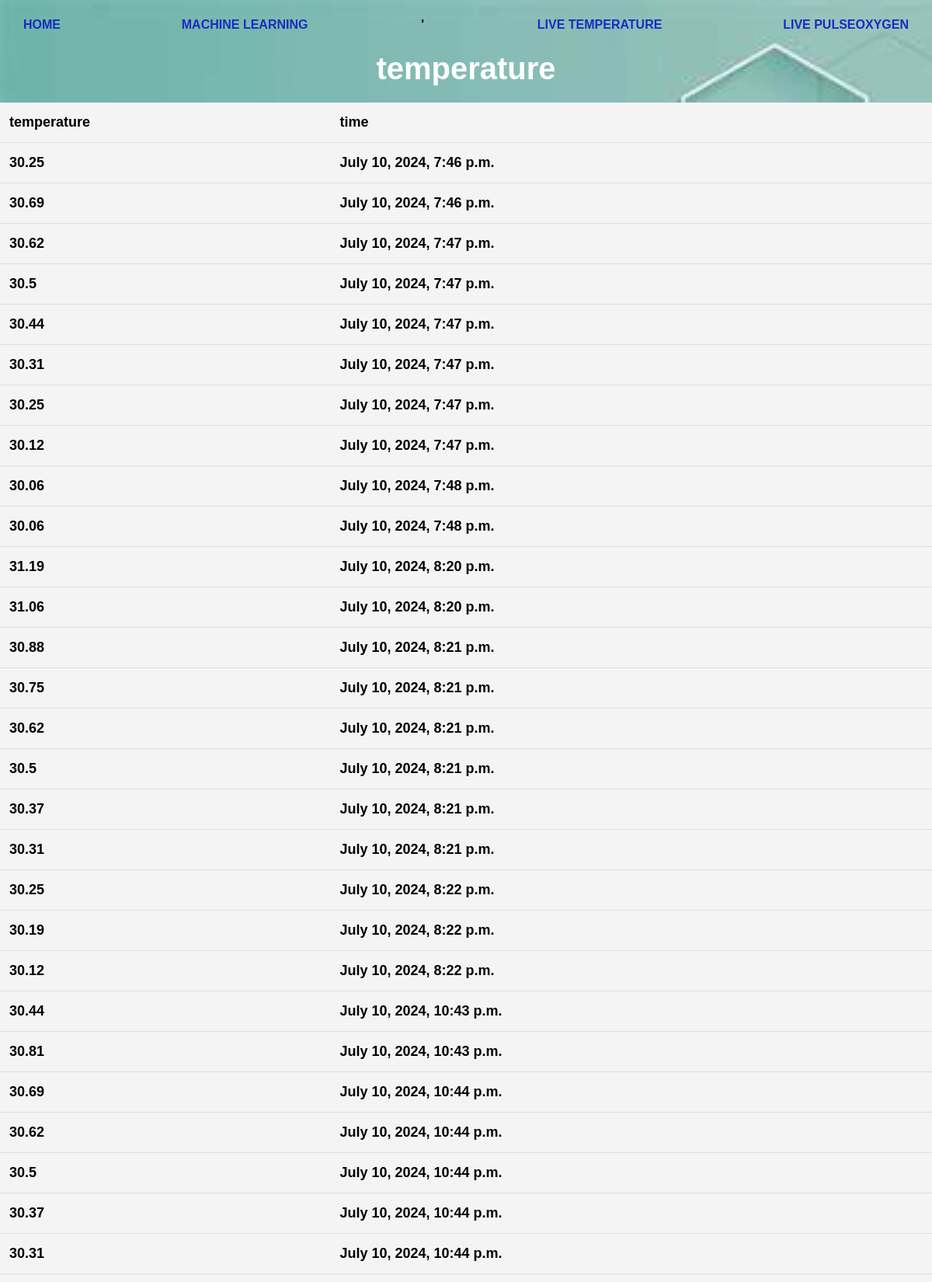
/Emergency (upper part), run on the app's committed database.
### healthApp/models.py (models this page shows, shortened)
class Temperature(models.Model):
    temperature = models.FloatField()
    timestamp = models.DateTimeField(auto_now_add=True)

### healthApp/views.py (the view)
# urls.py: path('Emergency', views.emergency, name='emergency'),
def emergency(request):
    obj = Temperature.objects.all()
    obj1 = obj.filter(temperature__gt=30)
    return render(request, 'emergency.html', {'obj': obj1})

### healthApp/templates/emergency.html
{% extends 'base.html' %}
{% block content %}
<h1>temperature</h1>
{% if obj %}
<table>
    <tr>
        <th>temperature</th>
        <th>time</th>
    </tr>
 {% for i in obj %}
    <tr>
        <td> {{i.temperature}} </td>
        <td>{{i.timestamp}}</td>
    </tr>
{% endfor %}
</table>
{% endif %}
{% endblock %}

### templates/base.html (shortened to what this page needs)
{% load static %}
<!DOCTYPE html>
<html>
<head>
    <link href="https://cdn.jsdelivr.net/npm/bootstrap@5.3.3/dist/css/bootstrap.min.css" rel="stylesheet">
</head>
<body>
    <nav>
        <a href="{% url 'home' %}">Home</a>
        <a href="{% url 'knn' %}">Machine Learning</a>'
        <a href="{%url 'lastTemperature' %}">Live Temperature</a>
        <a href="{%url 'lastPulseoxy' %}">Live PulseOxygen</a>
    </nav>
    <main>
    {% block content %}
    {% endblock %}
    </main>
</body>
</html>

### data on the page
Temperature: temperature "30.25", timestamp "July 10, 2024, 7:46 p.m."
Temperature: temperature "30.69", timestamp "July 10, 2024, 7:46 p.m."
Temperature: temperature "30.62", timestamp "July 10, 2024, 7:47 p.m."
Temperature: temperature "30.5", timestamp "July 10, 2024, 7:47 p.m."
Temperature: temperature "30.44", timestamp "July 10, 2024, 7:47 p.m."
Temperature: temperature "30.31", timestamp "July 10, 2024, 7:47 p.m."
Temperature: temperature "30.25", timestamp "July 10, 2024, 7:47 p.m."
Temperature: temperature "30.12", timestamp "July 10, 2024, 7:47 p.m."
Temperature: temperature "30.06", timestamp "July 10, 2024, 7:48 p.m."
Temperature: temperature "30.06", timestamp "July 10, 2024, 7:48 p.m."
Temperature: temperature "31.19", timestamp "July 10, 2024, 8:20 p.m."
Temperature: temperature "31.06", timestamp "July 10, 2024, 8:20 p.m."
Temperature: temperature "30.88", timestamp "July 10, 2024, 8:21 p.m."
Temperature: temperature "30.75", timestamp "July 10, 2024, 8:21 p.m."
Temperature: temperature "30.62", timestamp "July 10, 2024, 8:21 p.m."
Temperature: temperature "30.5", timestamp "July 10, 2024, 8:21 p.m."
Temperature: temperature "30.37", timestamp "July 10, 2024, 8:21 p.m."
Temperature: temperature "30.31", timestamp "July 10, 2024, 8:21 p.m."
Temperature: temperature "30.25", timestamp "July 10, 2024, 8:22 p.m."
Temperature: temperature "30.19", timestamp "July 10, 2024, 8:22 p.m."
Temperature: temperature "30.12", timestamp "July 10, 2024, 8:22 p.m."
Temperature: temperature "30.44", timestamp "July 10, 2024, 10:43 p.m."
Temperature: temperature "30.81", timestamp "July 10, 2024, 10:43 p.m."
Temperature: temperature "30.69", timestamp "July 10, 2024, 10:44 p.m."
Temperature: temperature "30.62", timestamp "July 10, 2024, 10:44 p.m."
Temperature: temperature "30.5", timestamp "July 10, 2024, 10:44 p.m."
Temperature: temperature "30.37", timestamp "July 10, 2024, 10:44 p.m."
Temperature: temperature "30.31", timestamp "July 10, 2024, 10:44 p.m."
